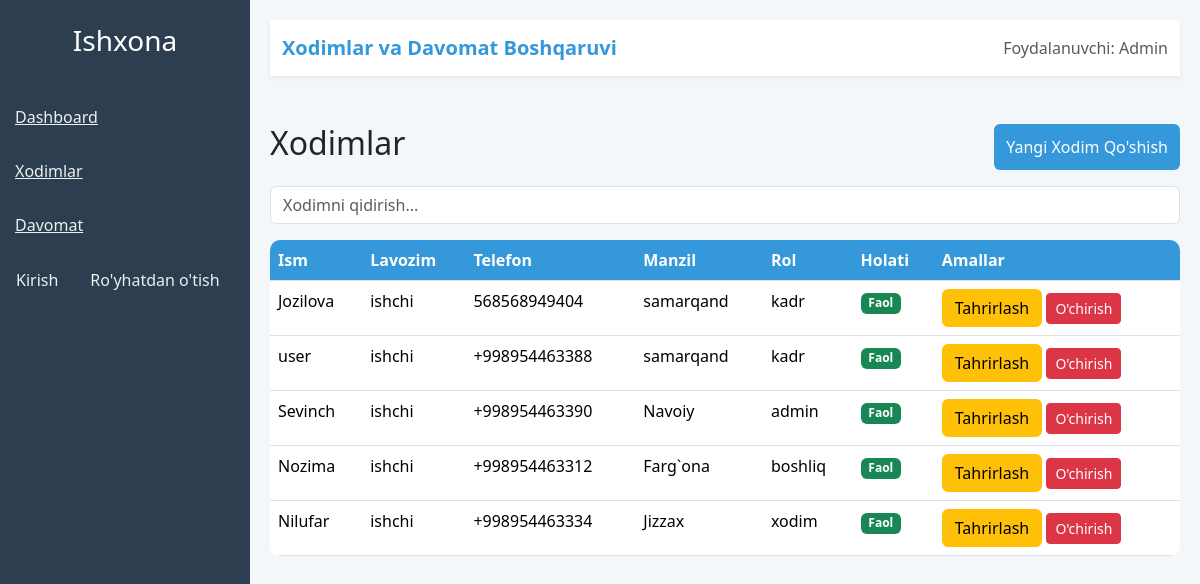
The app's page /xodim/ with its own data.
### davomat/models.py (models this page shows, shortened)
class Xodimlar(Base):
    USER_ROLE = (
        ('admin', 'Admin'),
        ('kadr', 'Kadr'),
        ('boshliq', 'Boshliq'),
        ('xodim', 'Xodim'),
    )
    user=models.ForeignKey(User,on_delete=models.CASCADE)
    lavozim=models.CharField(max_length=100,null=False,blank=False)
    ishga_qabul_sana=models.DateTimeField(auto_now_add=True)
    telefon_raqam=models.CharField(max_length=17)
    manzil=models.CharField(max_length=100)
    is_active=models.BooleanField(default=False)
    user_role = models.CharField(max_length=20, choices=USER_ROLE, default='xodim')

### davomat/views.py (the view, shortened to what this page needs)
# urls.py: path('xodim/', xodimlar_page, name='xodimlar'),
def xodimlar_page(request):
    users=User.objects.all()
    xodimlar = Xodimlar.objects.all()
    context={
        "xodimlar":xodimlar,
        "users":users,
    }
    return render(request,"xodimlar.html",context)

### templates/xodimlar.html (shortened to what this page needs)
{% extends 'base.html' %}
{% load static %}
{% block content %}
    <div class="content">
        <nav class="navbar navbar-light bg-white shadow-sm mb-4">
            <div class="container-fluid">
                <span class="navbar-brand">Xodimlar va Davomat Boshqaruvi</span>
                <div>
                    <span class="navbar-text">Foydalanuvchi: Admin</span>
                </div>
            </div>
        </nav>
        <section id="xodimlar" class="mt-5">
            <div class="d-flex justify-content-between mb-3">
                <h2>Xodimlar</h2>
                <button class="btn btn-primary" data-bs-toggle="modal" data-bs-target="#addEmployeeModal">Yangi Xodim Qo'shish</button>
            </div>
            <div class="mb-3">
                <input type="text" id="searchEmployee" class="form-control" placeholder="Xodimni qidirish...">
            </div>
            <table class="table table-hover">
                <thead>
                    <tr>
                        <th>Ism</th>
                        <th>Lavozim</th>
                        <th>Telefon</th>
                        <th>Manzil</th>
                        <th>Rol</th>
                        <th>Holati</th>
                        <th>Amallar</th>
                    </tr>
                </thead>
                <tbody id="employeeTable">
                {% if xodimlar %}
                {% for xodim in xodimlar %}
                    <tr>
                            <td>{{ xodim.user.username }}</td>
                            <td>{{ xodim.lavozim }}</td>
                            <td>{{ xodim.telefon_raqam }}</td>
                            <td>{{ xodim.manzil }}</td>
                            <td>{{ xodim.user_role }}</td>
                            <td>
                                {% if xodim.is_active %}
                                <span class="badge bg-success">Faol</span>
                                {% else %}
                                <span class="badge bg-danger"> Faol emas</span>
                                {% endif %}
                            </td>
                            <td>
                                 <button class="btn btn-warning" data-bs-toggle="modal" data-bs-target="#updateEmployeeModal">Tahrirlash</button>
                                <a class="btn btn-sm btn-danger" href="{% url 'delete' xodim.id %}">O'chirish</a>
                            </td>
                    </tr>
                {% endfor %}
                {% else %}
                <p class="text-muted"> Hozircha XOdimlar yo`q</p>
                {% endif %}
                </tbody>
            </table>
        </section>
    </div>
{% endblock content%}

### static/css/style.css (style rules this page uses)
body { background-color: #f4f7fa; font-family: 'Segoe UI', Tahoma, Geneva, Verdana, sans-serif; }
.content { margin-left: 250px; padding: 20px; }
.table { background-color: white; border-radius: 10px; overflow: hidden; }
.table th { background-color: #3498db; color: white; }
.btn-primary { background-color: #3498db; border: none; }
.navbar-brand { font-weight: bold; color: #3498db !important; }

### records on screen
Xodimlar: user.username "Jozilova", lavozim "ishchi", telefon_raqam "568568949404", manzil "samarqand", user_role "kadr", is_active "Faol"
Xodimlar: user.username "user", lavozim "ishchi", telefon_raqam "+998954463388", manzil "samarqand", user_role "kadr", is_active "Faol"
Xodimlar: user.username "Sevinch", lavozim "ishchi", telefon_raqam "+998954463390", manzil "Navoiy", user_role "admin", is_active "Faol"
Xodimlar: user.username "Nozima", lavozim "ishchi", telefon_raqam "+998954463312", manzil "Farg`ona", user_role "boshliq", is_active "Faol"
Xodimlar: user.username "Nilufar", lavozim "ishchi", telefon_raqam "+998954463334", manzil "Jizzax", user_role "xodim", is_active "Faol"
